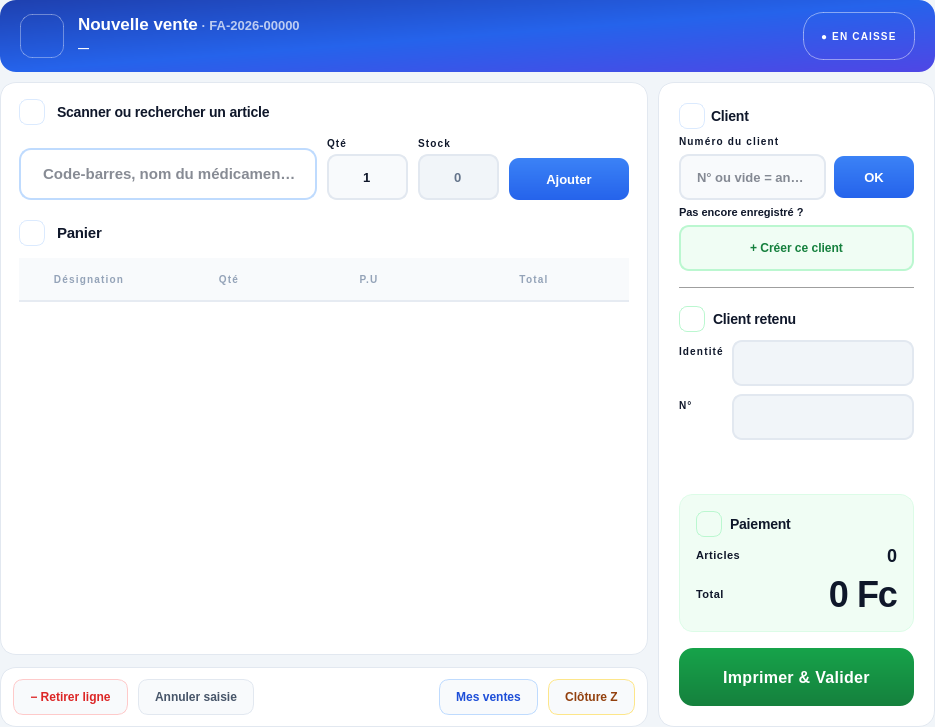
<?xml version="1.0" encoding="UTF-8"?>
<ui version="4.0">
 <author>ISCLEF — Nova Pharma</author>
 <class>PageFacturation</class>
 <widget class="QWidget" name="PageFacturation">
  <property name="geometry">
   <rect>
    <x>0</x>
    <y>0</y>
    <width>935</width>
    <height>727</height>
   </rect>
  </property>
  <property name="windowTitle">
   <string>Facturation — Nova Pharma</string>
  </property>
  <property name="styleSheet">
   <string notr="true">/* ═══════════════════════════════════════════════════════════════
   PAGE FACTURATION — NOVA PHARMA POS v6 (10/10 Responsive)
   Philosophie : Vitesse caissier · Responsive strict · Zéro friction
   ═══════════════════════════════════════════════════════════════ */

/* ───────── BASE ───────── */
#PageFacturation { background-color: #f1f5f9; }
#PageFacturation QLabel { background: transparent; color: #0f172a; }

/* ───────── HEADER ───────── */
#frame_page_header {
    background-color: qlineargradient(spread:pad, x1:0, y1:0, x2:1, y2:1, stop:0 #1e40af, stop:0.5 #2563eb, stop:1 #4f46e5);
    border: none; border-radius: 16px;
}
#frame_page_header QLabel { background: transparent; color: #ffffff; }
#ico_page_header { image: url(:/Icon/Icons/receipt_white.svg); background: rgba(255,255,255,0.18); border: 1px solid rgba(255,255,255,0.35); border-radius: 12px; padding: 8px; }
#label_23 { color: #ffffff; }
#label_23_date { color: rgba(255,255,255,0.75); font-size: 11px; font-weight: 500; }
#badge_mode_vente { background: rgba(255,255,255,0.22); color: #ffffff; border: 1px solid rgba(255,255,255,0.45); border-radius: 20px; padding: 6px 14px; font-size: 10px; font-weight: 800; letter-spacing: 1.2px; }

/* ───────── CARTES ───────── */
#frame_13, #frame_12, #frame_bottom_actions {
    background-color: #ffffff; border: 1px solid #e2e8f0; border-radius: 16px;
}

/* ───────── ICÔNES DE SECTION ───────── */
#ico_card_articles, #ico_card_panier, #ico_card_client, #ico_card_client_info, #ico_card_resume { border-radius: 8px; padding: 5px; }
#ico_card_articles { image: url(:/Icon/Icons/pill.svg); background: #eff6ff; border: 1px solid #dbeafe; }
#ico_card_panier { image: url(:/Icon/Icons/shopping-cart.svg); background: #eff6ff; border: 1px solid #dbeafe; }
#ico_card_client { image: url(:/Icon/Icons/user.svg); background: #eff6ff; border: 1px solid #dbeafe; }
#ico_card_client_info { image: url(:/Icon/Icons/user-check.svg); background: #f0fdf4; border: 1px solid #bbf7d0; }
#ico_card_resume { image: url(:/Icon/Icons/dollar.svg); background: #f0fdf4; border: 1px solid #bbf7d0; }

/* ───────── TITRES ───────── */
#label_4, #label_8, #label_24, #label_37, #label_panier_title { color: #0f172a; font-size: 14px; font-weight: 800; letter-spacing: -0.2px; }
#label_panier_title { font-size: 15px; }
#label_7, #label_21, #label_22, #label_31, #label_38, #label_39 { color: #94a3b8; font-size: 10px; font-weight: 800; letter-spacing: 1.2px; text-transform: uppercase; }
#label_27 { color: #94a3b8; font-size: 11px; font-weight: 600; }

/* ───────── CHAMPS (RESPONSIVE) ───────── */
#edit_name_client, #edit_identification_client, #edit_numero_client, #spin_quantite_facture, #spin_nbr_stock {
    background-color: #f8fafc; border: 1.5px solid #e2e8f0; border-radius: 10px;
    padding: 10px 14px; color: #0f172a; font-size: 13px; font-weight: 500; min-height: 22px;
}
/* 🌟 Zone de Scan/Recherche : Mise en évidence maximale */
#edit_recherche_produit {
    background-color: #ffffff; border: 2px solid #bfdbfe; border-radius: 12px;
    padding: 12px 16px; color: #0f172a; font-size: 15px; font-weight: 600; min-height: 24px;
}
#edit_recherche_produit:hover, #edit_name_client:hover, #spin_quantite_facture:hover { border-color: #94a3b8; background-color: #ffffff; }
#edit_recherche_produit:focus, #edit_name_client:focus, #spin_quantite_facture:focus { border: 2px solid #2563eb; background-color: #ffffff; }
#edit_identification_client, #edit_numero_client, #spin_nbr_stock { background-color: #f1f5f9; color: #64748b; border-color: #e2e8f0; }

/* ───────── BOUTONS PRINCIPAUX ───────── */
#btn_add_produit_for_facture, #btn_recheche_person_facture {
    background: qlineargradient(spread:pad, x1:0, y1:0, x2:0, y2:1, stop:0 #3b82f6, stop:1 #2563eb);
    color: #ffffff; border: none; border-radius: 10px; padding: 10px 20px; font-size: 13px; font-weight: 800; min-height: 22px;
}
#btn_add_produit_for_facture:hover, #btn_recheche_person_facture:hover { background: qlineargradient(spread:pad, x1:0, y1:0, x2:0, y2:1, stop:0 #2563eb, stop:1 #1d4ed8); }
#btn_register_new_client { background: #f0fdf4; color: #15803d; border: 1.5px solid #bbf7d0; border-radius: 10px; padding: 10px 16px; font-size: 12px; font-weight: 700; min-height: 22px; }
#btn_register_new_client:hover { background: #dcfce7; border-color: #86efac; }

/* 🌟 Bouton Imprimer/Valider : Géant et accessible */
#btn_print_facture {
    background: qlineargradient(spread:pad, x1:0, y1:0, x2:0, y2:1, stop:0 #16a34a, stop:1 #15803d);
    color: #ffffff; border: none; border-radius: 14px; padding: 16px 20px; font-size: 16px; font-weight: 800; letter-spacing: 0.3px; min-height: 26px;
}
#btn_print_facture:hover { background: qlineargradient(spread:pad, x1:0, y1:0, x2:0, y2:1, stop:0 #15803d, stop:1 #166534); }

/* ───────── BOUTONS SECONDAIRES (TOOLBAR) ───────── */
#btn_remove_line_facture, #btn_clear_table_facture, #btn_mes_ventes_jour, #btn_rapport_z {
    background: #f8fafc; color: #475569; border: 1px solid #e2e8f0; border-radius: 10px; padding: 10px 16px; font-size: 12px; font-weight: 700;
}
#btn_remove_line_facture { color: #dc2626; border-color: #fecaca; }
#btn_remove_line_facture:hover { background: #fef2f2; border-color: #fca5a5; }
#btn_mes_ventes_jour { color: #1d4ed8; border-color: #bfdbfe; }
#btn_mes_ventes_jour:hover { background: #eff6ff; border-color: #93c5fd; }
#btn_rapport_z { color: #92400e; border-color: #fde68a; }
#btn_rapport_z:hover { background: #fefce8; border-color: #fcd34d; }
#btn_clear_table_facture:hover { background: #f1f5f9; border-color: #cbd5e1; color: #0f172a; }

/* ───────── TABLE PANIER ───────── */
#tableWidget { background-color: transparent; border: none; outline: none; font-size: 13px; font-weight: 500; }
#tableWidget::item { padding: 14px 12px; border-bottom: 1px solid #f1f5f9; color: #334155; }
#tableWidget::item:hover { background-color: #f8fafc; }
#tableWidget::item:selected { background-color: #eff6ff; color: #1d4ed8; border-left: 4px solid #2563eb; }
#tableWidget QHeaderView::section { background-color: #f8fafc; color: #94a3b8; padding: 12px; border: none; border-bottom: 2px solid #e6ebf2; font-size: 10px; font-weight: 800; letter-spacing: 1.2px; text-transform: uppercase; }

/* ───────── TOTAUX ───────── */
#lbl_total_nbr_produit { color: #0f172a; font-size: 18px; font-weight: 800; }
#lbl_totale_calc { color: #16a34a; font-size: 36px; font-weight: 900; letter-spacing: -1px; }
#label_25, #label_28 { color: #64748b; font-size: 11px; font-weight: 700; text-transform: uppercase; letter-spacing: 0.5px; }

/* ───────── SÉPARATEURS ───────── */
#PageFacturation QFrame[frameShape=&quot;4&quot;], #PageFacturation Line { background-color: #f1f5f9; border: none; max-height: 1px; }

/* ───────── SCROLLBARS ───────── */
QScrollBar:vertical { border: none; background: transparent; width: 6px; margin: 2px; }
QScrollBar::handle:vertical { background: #e2e8f0; min-height: 36px; border-radius: 3px; }
QScrollBar::handle:vertical:hover { background: #94a3b8; }
QScrollBar::add-line:vertical, QScrollBar::sub-line:vertical { height: 0; }
</string>
  </property>
  <layout class="QVBoxLayout" name="root_layout">
   <property name="spacing">
    <number>10</number>
   </property>
   <property name="leftMargin">
    <number>0</number>
   </property>
   <property name="topMargin">
    <number>0</number>
   </property>
   <property name="rightMargin">
    <number>0</number>
   </property>
   <property name="bottomMargin">
    <number>0</number>
   </property>
   <item>
    <widget class="QFrame" name="frame_page_header">
     <property name="minimumSize">
      <size>
       <width>0</width>
       <height>72</height>
      </size>
     </property>
     <property name="maximumSize">
      <size>
       <width>16777215</width>
       <height>72</height>
      </size>
     </property>
     <layout class="QHBoxLayout" name="header_layout">
      <property name="spacing">
       <number>14</number>
      </property>
      <property name="leftMargin">
       <number>20</number>
      </property>
      <property name="topMargin">
       <number>12</number>
      </property>
      <property name="rightMargin">
       <number>20</number>
      </property>
      <property name="bottomMargin">
       <number>12</number>
      </property>
      <item>
       <widget class="QLabel" name="ico_page_header">
        <property name="minimumSize">
         <size>
          <width>44</width>
          <height>44</height>
         </size>
        </property>
        <property name="maximumSize">
         <size>
          <width>44</width>
          <height>44</height>
         </size>
        </property>
        <property name="text">
         <string/>
        </property>
       </widget>
      </item>
      <item>
       <layout class="QVBoxLayout" name="header_info_layout">
        <property name="spacing">
         <number>1</number>
        </property>
        <item>
         <widget class="QLabel" name="label_23">
          <property name="text">
           <string>&lt;html&gt;&lt;head/&gt;&lt;body&gt;&lt;p&gt;&lt;span style=&quot; font-size:13pt; font-weight:800;&quot;&gt;Nouvelle vente&lt;/span&gt;&lt;span style=&quot; font-size:10pt; font-weight:600; color:rgba(255,255,255,0.7);&quot;&gt;  ·  FA-2026-00000&lt;/span&gt;&lt;/p&gt;&lt;/body&gt;&lt;/html&gt;</string>
          </property>
         </widget>
        </item>
        <item>
         <widget class="QLabel" name="label_23_date">
          <property name="text">
           <string>—</string>
          </property>
         </widget>
        </item>
       </layout>
      </item>
      <item>
       <spacer name="header_spacer">
        <property name="orientation">
         <enum>Qt::Orientation::Horizontal</enum>
        </property>
        <property name="sizeHint" stdset="0">
         <size>
          <width>0</width>
          <height>0</height>
         </size>
        </property>
       </spacer>
      </item>
      <item>
       <widget class="QLabel" name="badge_mode_vente">
        <property name="text">
         <string>● EN CAISSE</string>
        </property>
       </widget>
      </item>
     </layout>
    </widget>
   </item>
   <item>
    <layout class="QHBoxLayout" name="main_content_layout" stretch="7,3">
     <property name="spacing">
      <number>10</number>
     </property>
     <item>
      <layout class="QVBoxLayout" name="left_column" stretch="1,0">
       <property name="spacing">
        <number>12</number>
       </property>
       <item>
        <widget class="QFrame" name="frame_13">
         <layout class="QVBoxLayout" name="verticalLayout_29">
          <property name="spacing">
           <number>12</number>
          </property>
          <property name="leftMargin">
           <number>18</number>
          </property>
          <property name="topMargin">
           <number>16</number>
          </property>
          <property name="rightMargin">
           <number>18</number>
          </property>
          <property name="bottomMargin">
           <number>16</number>
          </property>
          <item>
           <layout class="QHBoxLayout" name="header_articles_layout">
            <item>
             <widget class="QLabel" name="ico_card_articles">
              <property name="minimumSize">
               <size>
                <width>26</width>
                <height>26</height>
               </size>
              </property>
              <property name="maximumSize">
               <size>
                <width>26</width>
                <height>26</height>
               </size>
              </property>
              <property name="text">
               <string/>
              </property>
             </widget>
            </item>
            <item>
             <widget class="QLabel" name="label_8">
              <property name="text">
               <string>Scanner ou rechercher un article</string>
              </property>
             </widget>
            </item>
            <item>
             <spacer name="spacer_header_articles">
              <property name="orientation">
               <enum>Qt::Orientation::Horizontal</enum>
              </property>
              <property name="sizeHint" stdset="0">
               <size>
                <width>0</width>
                <height>0</height>
               </size>
              </property>
             </spacer>
            </item>
           </layout>
          </item>
          <item>
           <layout class="QHBoxLayout" name="horizontalLayout_8" stretch="1,0,0,0">
            <property name="spacing">
             <number>10</number>
            </property>
            <item alignment="Qt::AlignmentFlag::AlignBottom">
             <widget class="QLineEdit" name="edit_recherche_produit">
              <property name="sizePolicy">
               <sizepolicy hsizetype="Expanding" vsizetype="Fixed">
                <horstretch>1</horstretch>
                <verstretch>0</verstretch>
               </sizepolicy>
              </property>
              <property name="minimumSize">
               <size>
                <width>0</width>
                <height>46</height>
               </size>
              </property>
              <property name="placeholderText">
               <string> Code-barres, nom du médicament…</string>
              </property>
              <property name="clearButtonEnabled">
               <bool>true</bool>
              </property>
             </widget>
            </item>
            <item>
             <layout class="QVBoxLayout" name="verticalLayout_18">
              <property name="spacing">
               <number>4</number>
              </property>
              <item>
               <widget class="QLabel" name="label_22">
                <property name="text">
                 <string>Qté</string>
                </property>
               </widget>
              </item>
              <item>
               <widget class="QSpinBox" name="spin_quantite_facture">
                <property name="minimumSize">
                 <size>
                  <width>45</width>
                  <height>46</height>
                 </size>
                </property>
                <property name="maximumSize">
                 <size>
                  <width>90</width>
                  <height>16777215</height>
                 </size>
                </property>
                <property name="alignment">
                 <set>Qt::AlignmentFlag::AlignCenter</set>
                </property>
                <property name="buttonSymbols">
                 <enum>QAbstractSpinBox::ButtonSymbols::NoButtons</enum>
                </property>
                <property name="maximum">
                 <number>999999</number>
                </property>
                <property name="value">
                 <number>1</number>
                </property>
               </widget>
              </item>
             </layout>
            </item>
            <item>
             <layout class="QVBoxLayout" name="verticalLayout_37">
              <property name="spacing">
               <number>4</number>
              </property>
              <item>
               <widget class="QLabel" name="label_31">
                <property name="text">
                 <string>Stock</string>
                </property>
               </widget>
              </item>
              <item>
               <widget class="QSpinBox" name="spin_nbr_stock">
                <property name="enabled">
                 <bool>false</bool>
                </property>
                <property name="minimumSize">
                 <size>
                  <width>45</width>
                  <height>46</height>
                 </size>
                </property>
                <property name="maximumSize">
                 <size>
                  <width>90</width>
                  <height>16777215</height>
                 </size>
                </property>
                <property name="alignment">
                 <set>Qt::AlignmentFlag::AlignCenter</set>
                </property>
                <property name="buttonSymbols">
                 <enum>QAbstractSpinBox::ButtonSymbols::NoButtons</enum>
                </property>
                <property name="maximum">
                 <number>999999</number>
                </property>
                <property name="value">
                 <number>0</number>
                </property>
               </widget>
              </item>
             </layout>
            </item>
            <item>
             <layout class="QVBoxLayout" name="verticalLayout_19">
              <property name="spacing">
               <number>4</number>
              </property>
              <item>
               <widget class="QLabel" name="lbl_placeholder_add">
                <property name="styleSheet">
                 <string notr="true">color: transparent;</string>
                </property>
                <property name="text">
                 <string>.</string>
                </property>
               </widget>
              </item>
              <item>
               <widget class="QPushButton" name="btn_add_produit_for_facture">
                <property name="minimumSize">
                 <size>
                  <width>120</width>
                  <height>46</height>
                 </size>
                </property>
                <property name="maximumSize">
                 <size>
                  <width>120</width>
                  <height>16777215</height>
                 </size>
                </property>
                <property name="cursor">
                 <cursorShape>PointingHandCursor</cursorShape>
                </property>
                <property name="text">
                 <string>Ajouter</string>
                </property>
                <property name="icon">
                 <iconset resource="../Icon.qrc">
                  <normaloff>:/Icon/Icons/add-svgrepo-com_white.svg</normaloff>:/Icon/Icons/add-svgrepo-com_white.svg</iconset>
                </property>
               </widget>
              </item>
             </layout>
            </item>
           </layout>
          </item>
          <item>
           <layout class="QHBoxLayout" name="header_panier_layout">
            <property name="topMargin">
             <number>8</number>
            </property>
            <item>
             <widget class="QLabel" name="ico_card_panier">
              <property name="minimumSize">
               <size>
                <width>26</width>
                <height>26</height>
               </size>
              </property>
              <property name="maximumSize">
               <size>
                <width>26</width>
                <height>26</height>
               </size>
              </property>
              <property name="text">
               <string/>
              </property>
             </widget>
            </item>
            <item>
             <widget class="QLabel" name="label_panier_title">
              <property name="text">
               <string>Panier</string>
              </property>
             </widget>
            </item>
            <item>
             <spacer name="spacer_header_panier">
              <property name="orientation">
               <enum>Qt::Orientation::Horizontal</enum>
              </property>
              <property name="sizeHint" stdset="0">
               <size>
                <width>0</width>
                <height>0</height>
               </size>
              </property>
             </spacer>
            </item>
           </layout>
          </item>
          <item>
           <widget class="QTableWidget" name="tableWidget">
            <property name="sizePolicy">
             <sizepolicy hsizetype="Expanding" vsizetype="Expanding">
              <horstretch>0</horstretch>
              <verstretch>1</verstretch>
             </sizepolicy>
            </property>
            <property name="editTriggers">
             <set>QAbstractItemView::EditTrigger::NoEditTriggers</set>
            </property>
            <property name="alternatingRowColors">
             <bool>true</bool>
            </property>
            <property name="selectionBehavior">
             <enum>QAbstractItemView::SelectionBehavior::SelectRows</enum>
            </property>
            <property name="showGrid">
             <bool>false</bool>
            </property>
            <attribute name="horizontalHeaderVisible">
             <bool>true</bool>
            </attribute>
            <attribute name="horizontalHeaderMinimumSectionSize">
             <number>100</number>
            </attribute>
            <attribute name="horizontalHeaderDefaultSectionSize">
             <number>140</number>
            </attribute>
            <attribute name="horizontalHeaderStretchLastSection">
             <bool>true</bool>
            </attribute>
            <attribute name="verticalHeaderVisible">
             <bool>false</bool>
            </attribute>
            <attribute name="verticalHeaderDefaultSectionSize">
             <number>48</number>
            </attribute>
            <column>
             <property name="text">
              <string>Désignation</string>
             </property>
            </column>
            <column>
             <property name="text">
              <string>Qté</string>
             </property>
            </column>
            <column>
             <property name="text">
              <string>P.U</string>
             </property>
            </column>
            <column>
             <property name="text">
              <string>Total</string>
             </property>
            </column>
           </widget>
          </item>
         </layout>
        </widget>
       </item>
       <item>
        <widget class="QFrame" name="frame_bottom_actions">
         <property name="minimumSize">
          <size>
           <width>0</width>
           <height>60</height>
          </size>
         </property>
         <property name="maximumSize">
          <size>
           <width>16777215</width>
           <height>60</height>
          </size>
         </property>
         <layout class="QHBoxLayout" name="layout_bottom_actions">
          <property name="spacing">
           <number>10</number>
          </property>
          <property name="leftMargin">
           <number>12</number>
          </property>
          <property name="topMargin">
           <number>8</number>
          </property>
          <property name="rightMargin">
           <number>12</number>
          </property>
          <property name="bottomMargin">
           <number>8</number>
          </property>
          <item>
           <widget class="QPushButton" name="btn_remove_line_facture">
            <property name="cursor">
             <cursorShape>PointingHandCursor</cursorShape>
            </property>
            <property name="text">
             <string>− Retirer ligne</string>
            </property>
           </widget>
          </item>
          <item>
           <widget class="QPushButton" name="btn_clear_table_facture">
            <property name="cursor">
             <cursorShape>PointingHandCursor</cursorShape>
            </property>
            <property name="text">
             <string>Annuler saisie</string>
            </property>
           </widget>
          </item>
          <item>
           <spacer name="spacer_bottom">
            <property name="orientation">
             <enum>Qt::Orientation::Horizontal</enum>
            </property>
            <property name="sizeHint" stdset="0">
             <size>
              <width>0</width>
              <height>0</height>
             </size>
            </property>
           </spacer>
          </item>
          <item>
           <widget class="QPushButton" name="btn_mes_ventes_jour">
            <property name="cursor">
             <cursorShape>PointingHandCursor</cursorShape>
            </property>
            <property name="text">
             <string>Mes ventes</string>
            </property>
           </widget>
          </item>
          <item>
           <widget class="QPushButton" name="btn_rapport_z">
            <property name="cursor">
             <cursorShape>PointingHandCursor</cursorShape>
            </property>
            <property name="text">
             <string>Clôture Z</string>
            </property>
           </widget>
          </item>
         </layout>
        </widget>
       </item>
      </layout>
     </item>
     <item>
      <widget class="QFrame" name="frame_12">
       <layout class="QVBoxLayout" name="verticalLayout_28">
        <property name="spacing">
         <number>16</number>
        </property>
        <property name="leftMargin">
         <number>20</number>
        </property>
        <property name="topMargin">
         <number>20</number>
        </property>
        <property name="rightMargin">
         <number>20</number>
        </property>
        <property name="bottomMargin">
         <number>20</number>
        </property>
        <item>
         <layout class="QVBoxLayout" name="verticalLayout_client_search">
          <property name="spacing">
           <number>6</number>
          </property>
          <item>
           <layout class="QHBoxLayout" name="header_client_layout">
            <item>
             <widget class="QLabel" name="ico_card_client">
              <property name="minimumSize">
               <size>
                <width>26</width>
                <height>26</height>
               </size>
              </property>
              <property name="maximumSize">
               <size>
                <width>26</width>
                <height>26</height>
               </size>
              </property>
              <property name="text">
               <string/>
              </property>
             </widget>
            </item>
            <item>
             <widget class="QLabel" name="label_4">
              <property name="text">
               <string>Client</string>
              </property>
             </widget>
            </item>
            <item>
             <spacer name="spacer_header_client">
              <property name="orientation">
               <enum>Qt::Orientation::Horizontal</enum>
              </property>
              <property name="sizeHint" stdset="0">
               <size>
                <width>0</width>
                <height>0</height>
               </size>
              </property>
             </spacer>
            </item>
           </layout>
          </item>
          <item>
           <widget class="QLabel" name="label_7">
            <property name="text">
             <string>Numéro du client</string>
            </property>
           </widget>
          </item>
          <item>
           <layout class="QHBoxLayout" name="horizontalLayout_16">
            <property name="spacing">
             <number>8</number>
            </property>
            <item>
             <widget class="QLineEdit" name="edit_name_client">
              <property name="minimumSize">
               <size>
                <width>0</width>
                <height>46</height>
               </size>
              </property>
              <property name="placeholderText">
               <string>N° ou vide = anonyme</string>
              </property>
              <property name="clearButtonEnabled">
               <bool>true</bool>
              </property>
             </widget>
            </item>
            <item>
             <widget class="QPushButton" name="btn_recheche_person_facture">
              <property name="minimumSize">
               <size>
                <width>80</width>
                <height>42</height>
               </size>
              </property>
              <property name="maximumSize">
               <size>
                <width>80</width>
                <height>42</height>
               </size>
              </property>
              <property name="text">
               <string>OK</string>
              </property>
             </widget>
            </item>
           </layout>
          </item>
          <item>
           <widget class="QLabel" name="label_27">
            <property name="text">
             <string>Pas encore enregistré ?</string>
            </property>
           </widget>
          </item>
          <item>
           <widget class="QPushButton" name="btn_register_new_client">
            <property name="minimumSize">
             <size>
              <width>0</width>
              <height>46</height>
             </size>
            </property>
            <property name="cursor">
             <cursorShape>PointingHandCursor</cursorShape>
            </property>
            <property name="text">
             <string>+ Créer ce client</string>
            </property>
           </widget>
          </item>
         </layout>
        </item>
        <item>
         <widget class="Line" name="line">
          <property name="orientation">
           <enum>Qt::Orientation::Horizontal</enum>
          </property>
         </widget>
        </item>
        <item>
         <layout class="QVBoxLayout" name="verticalLayout_client_details">
          <property name="spacing">
           <number>8</number>
          </property>
          <item>
           <layout class="QHBoxLayout" name="header_client_info_layout">
            <item>
             <widget class="QLabel" name="ico_card_client_info">
              <property name="minimumSize">
               <size>
                <width>26</width>
                <height>26</height>
               </size>
              </property>
              <property name="maximumSize">
               <size>
                <width>26</width>
                <height>26</height>
               </size>
              </property>
              <property name="text">
               <string/>
              </property>
             </widget>
            </item>
            <item>
             <widget class="QLabel" name="label_37">
              <property name="text">
               <string>Client retenu</string>
              </property>
             </widget>
            </item>
            <item>
             <spacer name="spacer_header_client_info">
              <property name="orientation">
               <enum>Qt::Orientation::Horizontal</enum>
              </property>
              <property name="sizeHint" stdset="0">
               <size>
                <width>0</width>
                <height>0</height>
               </size>
              </property>
             </spacer>
            </item>
           </layout>
          </item>
          <item>
           <layout class="QFormLayout" name="formLayout">
            <property name="verticalSpacing">
             <number>8</number>
            </property>
            <item row="0" column="0">
             <widget class="QLabel" name="label_38">
              <property name="text">
               <string>Identité</string>
              </property>
             </widget>
            </item>
            <item row="0" column="1">
             <widget class="QLineEdit" name="edit_identification_client">
              <property name="minimumSize">
               <size>
                <width>0</width>
                <height>46</height>
               </size>
              </property>
              <property name="readOnly">
               <bool>true</bool>
              </property>
             </widget>
            </item>
            <item row="1" column="0">
             <widget class="QLabel" name="label_39">
              <property name="text">
               <string>N°</string>
              </property>
             </widget>
            </item>
            <item row="1" column="1">
             <widget class="QLineEdit" name="edit_numero_client">
              <property name="minimumSize">
               <size>
                <width>0</width>
                <height>46</height>
               </size>
              </property>
              <property name="readOnly">
               <bool>true</bool>
              </property>
             </widget>
            </item>
           </layout>
          </item>
         </layout>
        </item>
        <item>
         <spacer name="verticalSpacer_payment">
          <property name="orientation">
           <enum>Qt::Orientation::Vertical</enum>
          </property>
          <property name="sizeHint" stdset="0">
           <size>
            <width>20</width>
            <height>40</height>
           </size>
          </property>
         </spacer>
        </item>
        <item>
         <widget class="QFrame" name="frame_payment_summary">
          <property name="styleSheet">
           <string notr="true">#frame_payment_summary { background: #f0fdf4; border: 1px solid #dcfce7; border-radius: 14px; }</string>
          </property>
          <layout class="QVBoxLayout" name="layout_payment_summary">
           <property name="spacing">
            <number>8</number>
           </property>
           <property name="leftMargin">
            <number>16</number>
           </property>
           <property name="topMargin">
            <number>16</number>
           </property>
           <property name="rightMargin">
            <number>16</number>
           </property>
           <property name="bottomMargin">
            <number>16</number>
           </property>
           <item>
            <layout class="QHBoxLayout" name="header_resume_layout">
             <item>
              <widget class="QLabel" name="ico_card_resume">
               <property name="minimumSize">
                <size>
                 <width>26</width>
                 <height>26</height>
                </size>
               </property>
               <property name="maximumSize">
                <size>
                 <width>26</width>
                 <height>26</height>
                </size>
               </property>
               <property name="text">
                <string/>
               </property>
              </widget>
             </item>
             <item>
              <widget class="QLabel" name="label_24">
               <property name="text">
                <string>Paiement</string>
               </property>
              </widget>
             </item>
             <item>
              <spacer name="spacer_header_resume">
               <property name="orientation">
                <enum>Qt::Orientation::Horizontal</enum>
               </property>
               <property name="sizeHint" stdset="0">
                <size>
                 <width>0</width>
                 <height>0</height>
                </size>
               </property>
              </spacer>
             </item>
            </layout>
           </item>
           <item>
            <layout class="QHBoxLayout" name="horizontalLayout_15">
             <item>
              <widget class="QLabel" name="label_28">
               <property name="text">
                <string>Articles</string>
               </property>
              </widget>
             </item>
             <item>
              <spacer name="spacer_nbr">
               <property name="orientation">
                <enum>Qt::Orientation::Horizontal</enum>
               </property>
               <property name="sizeHint" stdset="0">
                <size>
                 <width>0</width>
                 <height>0</height>
                </size>
               </property>
              </spacer>
             </item>
             <item>
              <widget class="QLabel" name="lbl_total_nbr_produit">
               <property name="text">
                <string>0</string>
               </property>
               <property name="alignment">
                <set>Qt::AlignmentFlag::AlignRight|Qt::AlignmentFlag::AlignTrailing|Qt::AlignmentFlag::AlignVCenter</set>
               </property>
              </widget>
             </item>
            </layout>
           </item>
           <item>
            <layout class="QHBoxLayout" name="horizontalLayout_9">
             <item>
              <widget class="QLabel" name="label_25">
               <property name="text">
                <string>Total</string>
               </property>
              </widget>
             </item>
             <item>
              <spacer name="spacer_total">
               <property name="orientation">
                <enum>Qt::Orientation::Horizontal</enum>
               </property>
               <property name="sizeHint" stdset="0">
                <size>
                 <width>0</width>
                 <height>0</height>
                </size>
               </property>
              </spacer>
             </item>
             <item>
              <widget class="QLabel" name="lbl_totale_calc">
               <property name="text">
                <string>0 Fc</string>
               </property>
               <property name="alignment">
                <set>Qt::AlignmentFlag::AlignRight|Qt::AlignmentFlag::AlignTrailing|Qt::AlignmentFlag::AlignVCenter</set>
               </property>
              </widget>
             </item>
            </layout>
           </item>
          </layout>
         </widget>
        </item>
        <item>
         <widget class="QPushButton" name="btn_print_facture">
          <property name="minimumSize">
           <size>
            <width>0</width>
            <height>58</height>
           </size>
          </property>
          <property name="cursor">
           <cursorShape>PointingHandCursor</cursorShape>
          </property>
          <property name="text">
           <string>Imprimer &amp;&amp; Valider</string>
          </property>
         </widget>
        </item>
       </layout>
      </widget>
     </item>
    </layout>
   </item>
  </layout>
 </widget>
 <resources>
  <include location="../Icon.qrc"/>
 </resources>
 <connections>
  <connection>
   <sender>spin_quantite_facture</sender>
   <signal>returnPressed()</signal>
   <receiver>btn_add_produit_for_facture</receiver>
   <slot>click()</slot>
   <hints>
    <hint type="sourcelabel">
     <x>20</x>
     <y>20</y>
    </hint>
    <hint type="destinationlabel">
     <x>20</x>
     <y>20</y>
    </hint>
   </hints>
  </connection>
  <connection>
   <sender>edit_name_client</sender>
   <signal>returnPressed()</signal>
   <receiver>btn_recheche_person_facture</receiver>
   <slot>click()</slot>
   <hints>
    <hint type="sourcelabel">
     <x>20</x>
     <y>20</y>
    </hint>
    <hint type="destinationlabel">
     <x>20</x>
     <y>20</y>
    </hint>
   </hints>
  </connection>
 </connections>
</ui>
